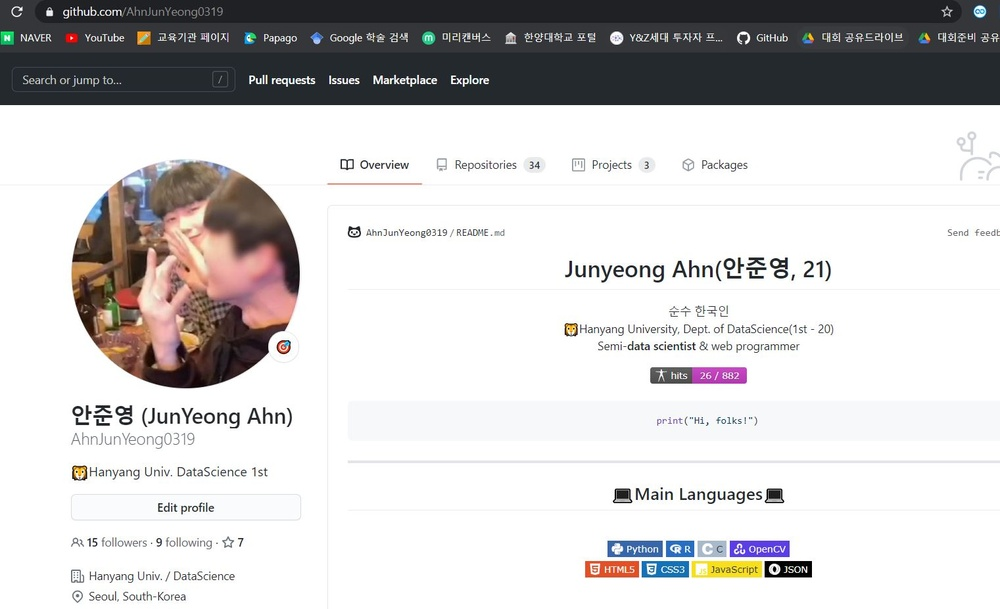
#> input picture CHAPTER10/ExerciseQuestions/images/Q10.JPG, 1000 x 609 px, shrunk from 1521 x 927 before the run, given in place of the camera
$ python Q10.py
#> lines starting #> are read from the running program, lines starting #| are printed output that depends on the picture
import numpy as np, cv2, math


def accumulate(image, rho, theta):
    h, w = image.shape[:2]
    rows, cols = (h + w) * 2 // rho, int(np.pi / theta)  # 누적행렬 너비, 높이
    accumulate = np.zeros((rows, cols), np.int32)  # 직선 누적행렬

    sin_cos = [(np.sin(t * theta), np.cos(t * theta)) for t in range(cols)]  # 삼각 함수값 저장
    pts = np.where(image > 0)  # 넘파이 함수 활용 - 직선좌표 찾기

    polars = np.dot(sin_cos, pts).T  # 행렬 곱으로 극좌표 계산
    polars = (polars / rho + rows / 2).astype('int')  # 해상도 변경 및 위치 조정

    for row in polars:
        for t, r in enumerate(row):  # 각도, 수직 거리 가져옴
            accumulate[r, t] += 1  # 극좌표에 누적

    return accumulate


def masking(accumulate, h, w, thresh):
    rows, cols = accumulate.shape[:2]
    rcenter, tcenter = h // 2, w // 2  # 마스크 크기 절반
    dst = np.zeros(accumulate.shape, np.uint32)

    for y in range(0, rows, h):
        for x in range(0, cols, w):
            roi = accumulate[y: y + h, x: x + w]
            _, max, _, (x0, y0) = cv2.minMaxLoc(roi)
            dst[y + y0, x + x0] = max
    return dst


def select_lines(acc_dst, rho, theta, thresh):
    rows = acc_dst.shape[0]
    r, t = np.where(acc_dst > thresh)  # 임계값 이상 인덱스 가져옴

    rhos = ((r - (rows / 2)) * rho)  # 인덱스로 수직 거리 계산
    radians = t * theta  # 인덱스로 각도 계산
    values = acc_dst[r, t]  # 인덱스로 누적값 가져옴

    idx = np.argsort(values)[::-1]  # 내림차순 정렬 인덱스
    lines = np.transpose([rhos, radians])  # 리스트 전치하여 행렬 생성
    lines = lines[idx, :]  # 누적값에 다른 정렬

    return np.expand_dims(lines, axis=1)  # 1번(열) 차원 증가

def houghLines(src, rho, theta, thresh):
    acc_mat = accumulate(src, rho, theta)
    acc_dst = masking(acc_mat, 7, 3, thresh)
    lines = select_lines(acc_dst, rho, theta, thresh)
    return lines

def draw_houghLines(src, lines, nline):
    dst = cv2.cvtColor(src, cv2.COLOR_GRAY2BGR)
    min_length = min(len(lines), nline)

    for i in range(min_length):
        rho, radian = lines[i, 0, 0:2]
        a, b = math.cos(radian), math.sin(radian)
        pt = (a * rho, b * rho)
        delta = (- 1000 * b, 1000 * a)
        pt1 = np.add(pt, delta).astype('int')
        pt2 = np.subtract(pt, delta).astype('int')
        cv2.line(dst, tuple(pt1), tuple(pt2), (0, 255, 0), 2, cv2.LINE_AA)

    return dst

capture = cv2.VideoCapture(0)
_, image = capture.read()
#> image is the input picture: shape (609, 1000, 3); mean B, G, R 204.3, 204.2, 205.9

# image = cv2.imread("images/Q10.jpg", cv2.IMREAD_GRAYSCALE)
# if image is None: raise Exception("영상파일 읽기 에러")
blur = cv2.GaussianBlur(image, (5, 5), 2, 2)
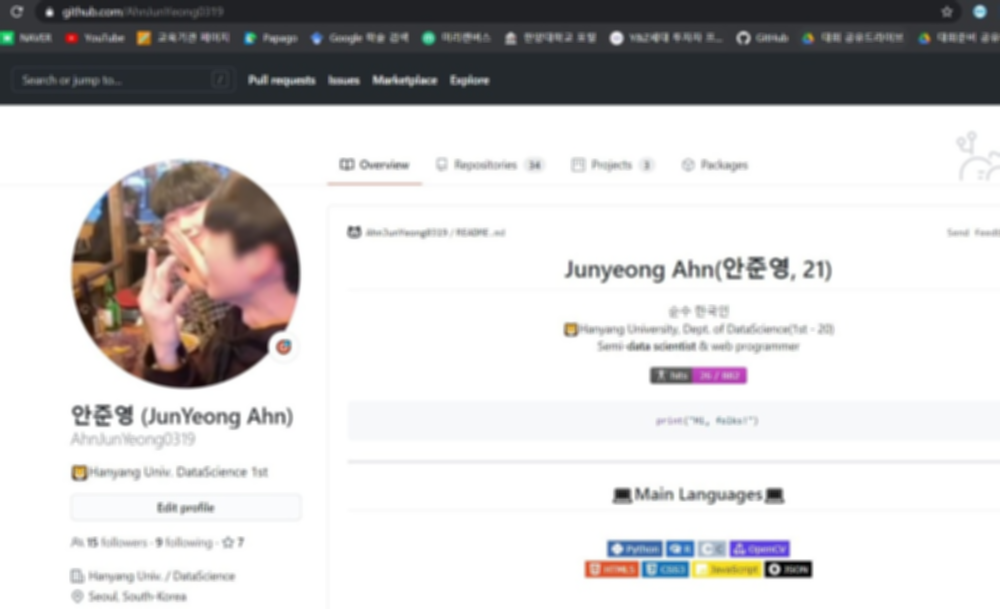
#> blur: shape (609, 1000, 3); mean B, G, R 204.3, 204.2, 206
canny = cv2.Canny(blur, 100, 200, 5)
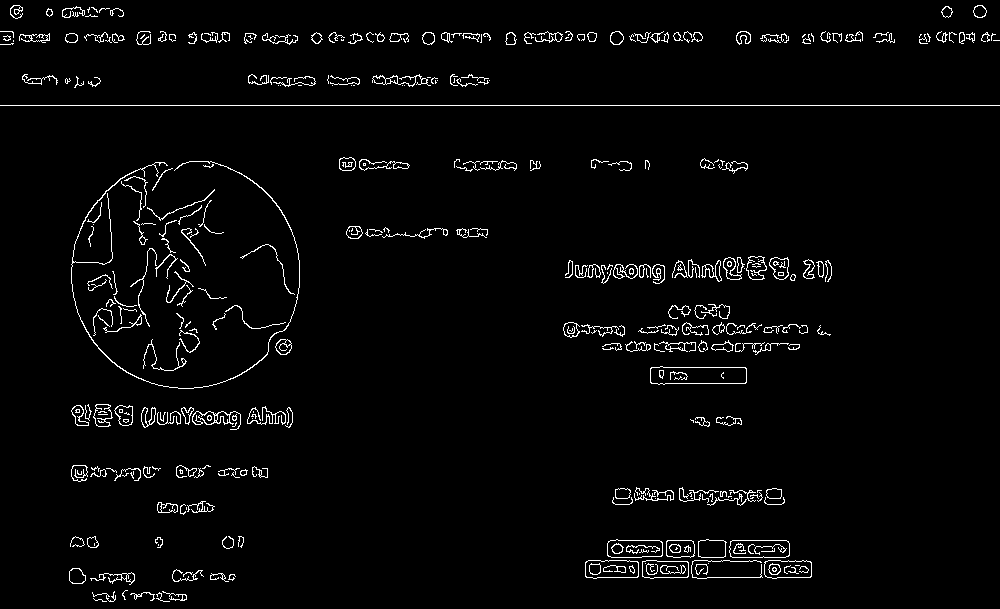
#> canny: shape (609, 1000); 2.8% white in thin lines or dots

rho, theta = 1, np.pi / 180
lines1 = houghLines(canny, rho, theta, 80)
#> in accumulate, `pts = np.where(image > 0)`: pts = 17000 positions, rows 5 to 601, columns 0 to 999
#> after the loop in accumulate, `for row in polars:`:
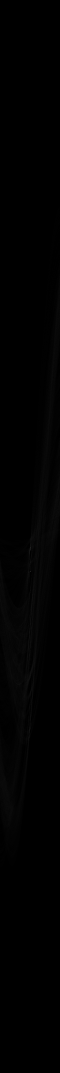
#> accumulate: shape (3218, 180) int32 (shown at 1/3 size); min 0, max 1000, mean 5.3; drawn with min black and max white
#> after the loop in masking, `for y in range(0, rows, h):`: dst: shape (3218, 180) uint32; 118 distinct labels, from 0 to 1000
#> in select_lines, `r, t = np.where(acc_dst > thresh)`: r = 75 values from 1515 to 2212; t = 75 values, max 176 at index 0, min 81 at index 62, mean 92.52
#> in select_lines, `rhos = ((r - (rows / 2)) * rho)`: rhos = 75 values from -94 to 603
#> in select_lines, `radians = t * theta`: radians = 75 values, max 3.07 at index 0, min 1.41 at index 62, mean 1.61
#> in select_lines, `values = acc_dst[r, t]`: values = 75 values, max 1000 at index 16, min 81 at index 18, mean 115.1
#> in select_lines, `idx = np.argsort(values)[::-1]`: idx = 75 values, max 74 at index 71, min 0 at index 53, mean 37
#> in select_lines, `lines = np.transpose([rhos, radians])`: lines = 75 pairs, first value -94 to 603, second value 1.41 to 3.07
#> in houghLines, `lines = select_lines(acc_dst, rho, theta, thresh)`: lines = 75 rows, first 8: [105, 1.57], [40, 1.57], [34, 1.57], [577, 1.57], [540, 1.57], [28, 1.59], [40, 1.55], [43, 1.55]
#> lines1 has the same summary as lines in houghLines
lines2 = cv2.HoughLines(canny, rho, theta, 80)
#> lines2 = 103 rows, first 8: [105, 1.57], [40, 1.57], [34, 1.57], [577, 1.57], [37, 1.57], [540, 1.57], [44, 1.55], [25, 1.59]
dst1 = draw_houghLines(canny, lines1, 5)
#> in draw_houghLines, `dst = cv2.cvtColor(src, cv2.COLOR_GRAY2BGR)`: dst: shape (609, 1000, 3); 2.8% white in thin lines or dots
#> in draw_houghLines, `min_length = min(len(lines), nline)`: min_length = 5
#> the loop in draw_houghLines, `for i in range(min_length):` made 5 passes
#> (rho, pt, pt1, pt2) on passes 1 to 5: (105, (6.43e-15, 105), [-1000, 105], [1000, 104]), (40, (2.45e-15, 40), [-1000, 40], [1000, 39]), (34, (2.08e-15, 34), [-1000, 34], [1000, 33]), (577, (3.53e-14, 577), [-1000, 577], [1000, 576]), (540, (3.31e-14, 540), [-1000, 540], [1000, 539])
#> after the loop in draw_houghLines, `for i in range(min_length):`:
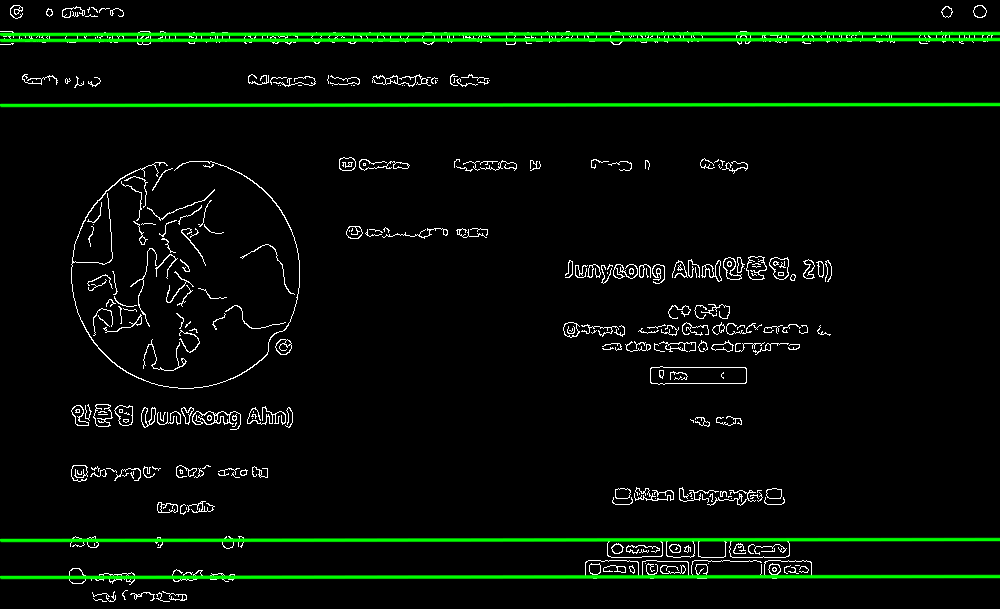
#> dst: shape (609, 1000, 3); mean B, G, R 5.9, 12.9, 5.9
dst2 = draw_houghLines(canny, lines2, 5)
#> call 2 of draw_houghLines, with lines = array of shape (103, 1, 2), nline = 5
#> the loop in draw_houghLines (call 2), `for i in range(min_length):` made 5 passes
#> (rho, pt, pt1, pt2) on passes 1 to 5: (105, (-4.59e-06, 105), [-1000, 104], [999, 105]), (40, (-1.75e-06, 40), [-1000, 39], [999, 40]), (34, (-1.49e-06, 34), [-1000, 33], [999, 34]), (577, (-2.52e-05, 577), [-1000, 576], [999, 577]), (37, (-1.62e-06, 37), [-1000, 36], [999, 37])
#> after the loop in draw_houghLines (call 2), `for i in range(min_length):`:
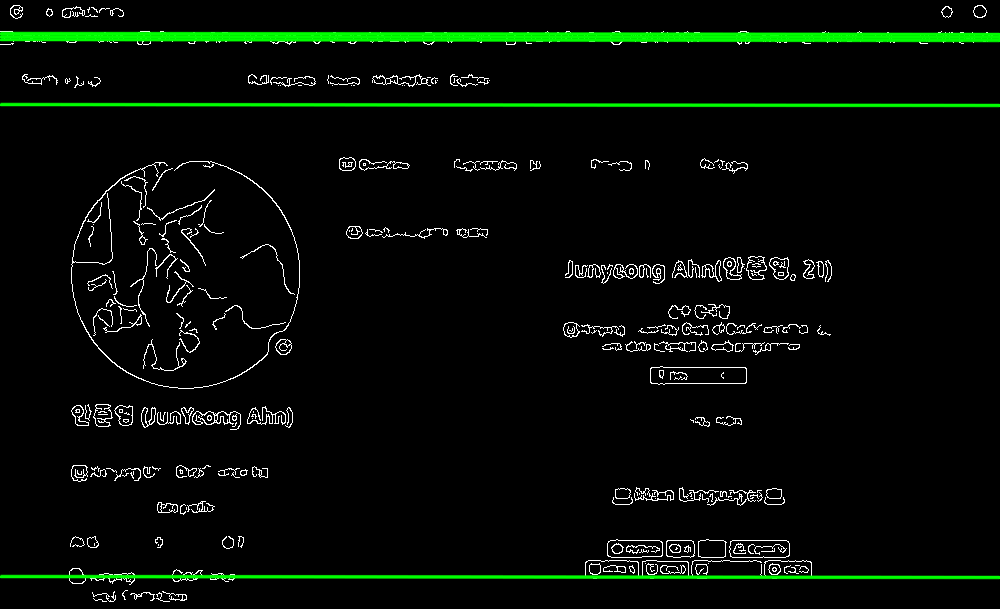
#> dst: shape (609, 1000, 3); mean B, G, R 5.8, 12.5, 5.8

cv2.imshow("image", image)
cv2.imshow("canny", canny)
cv2.imshow("detected lines", dst1)
cv2.imshow("detected lines_OpenCV", dst2)
cv2.waitKey(0)

$ run again, on CHAPTER10/ExerciseQuestions/images/Q14.JPG
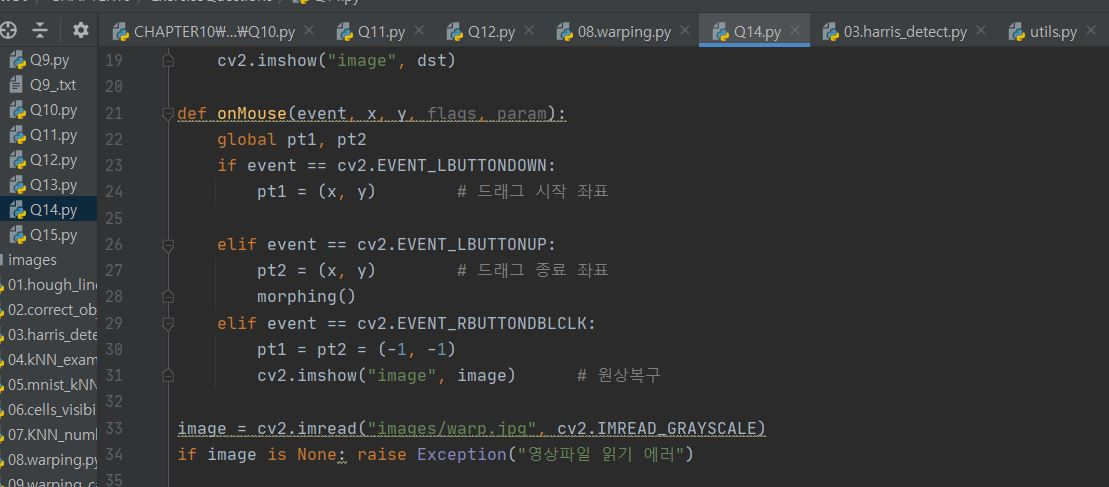
#> input picture CHAPTER10/ExerciseQuestions/images/Q14.JPG, 1109 x 487 px, given in place of the camera
#> image is the input picture: shape (487, 1109, 3); mean B, G, R 52.1, 51.7, 50.7
#> canny: shape (487, 1109); 2% white in thin lines or dots
#> pts = 10855 positions, rows 0 to 468, columns 0 to 1069
#> r = 30 values from 1629 to 2070; t = 30 values, max 92 at index 9, min 86 at index 29, mean 89.83
#> rhos = 30 values from 33 to 474
#> radians = 30 values, max 1.61 at index 9, min 1.5 at index 29, mean 1.57
#> values = 30 values, max 106 at index 2, min 82 at index 18, mean 89.93
#> idx = 30 values, max 29 at index 9, min 0 at index 1, mean 14.5
#> in select_lines, `lines = np.transpose([rhos, radians])`: lines = 30 pairs, first value 33 to 474, second value 1.5 to 1.61
#> in houghLines, `lines = select_lines(acc_dst, rho, theta, thresh)`: lines = 30 rows, first 8: [47, 1.57], [33, 1.59], [432, 1.57], [328, 1.57], [60, 1.55], [170, 1.57], [67, 1.54], [310, 1.61]
#> lines1 has the same summary as lines in houghLines
#> lines2 = 28 rows, first 8: [47, 1.57], [328, 1.57], [432, 1.57], [170, 1.57], [42, 1.57], [319, 1.59], [60, 1.55], [29, 1.59]
#> min_length = 5
#> the loop in draw_houghLines, `for i in range(min_length):` made 5 passes
#> (rho, radian, a, pt, delta, pt1, pt2) on passes 1 to 5: (47, 1.57, 6.12e-17, (2.88e-15, 47), (-1000, 6.12e-14), [-1000, 47], [1000, 46]), (33, 1.59, -0.0175, (-0.576, 32.99), (-999.8, -17.45), [-1000, 15], [999, 50]), (432, 1.57, 6.12e-17, (2.65e-14, 432), (-1000, 6.12e-14), [-1000, 432], [1000, 431]), (328, 1.57, 6.12e-17, (2.01e-14, 328), (-1000, 6.12e-14), [-1000, 328], [1000, 327]), (60, 1.55, 0.0175, (1.05, 59.99), (-999.8, 17.45), [-998, 77], [1000, 42])
#> after the loop in draw_houghLines, `for i in range(min_length):`:
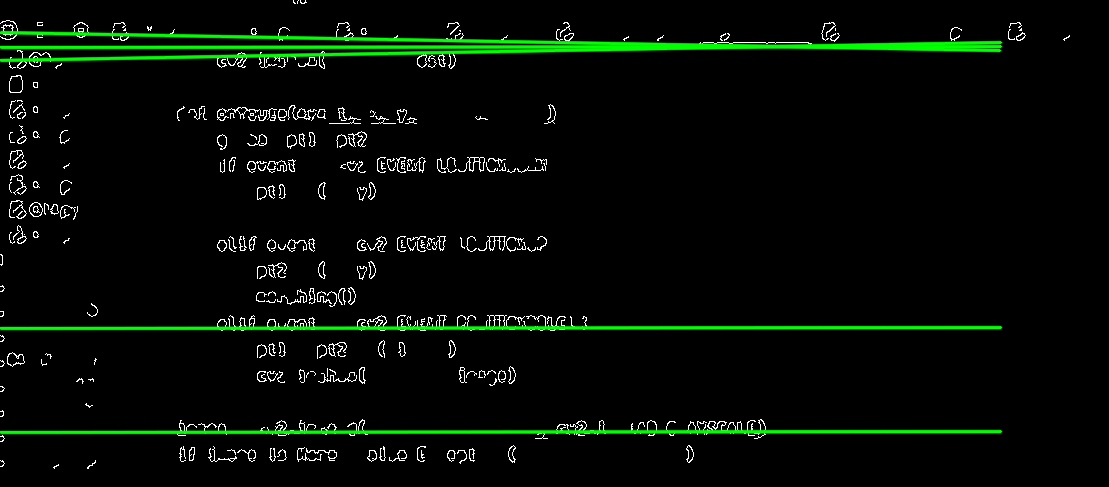
#> dst: shape (487, 1109, 3); mean B, G, R 4.7, 12.1, 4.7
#> the loop in draw_houghLines (call 2), `for i in range(min_length):` made 5 passes
#> (rho, pt, pt1, pt2) on passes 1 to 5: (47, (-2.05e-06, 47), [-1000, 46], [999, 47]), (328, (-1.43e-05, 328), [-1000, 327], [999, 328]), (432, (-1.89e-05, 432), [-1000, 431], [999, 432]), (170, (-7.43e-06, 170), [-1000, 169], [999, 170]), (42, (-1.84e-06, 42), [-1000, 41], [999, 42])
#> after the loop in draw_houghLines (call 2), `for i in range(min_length):`:
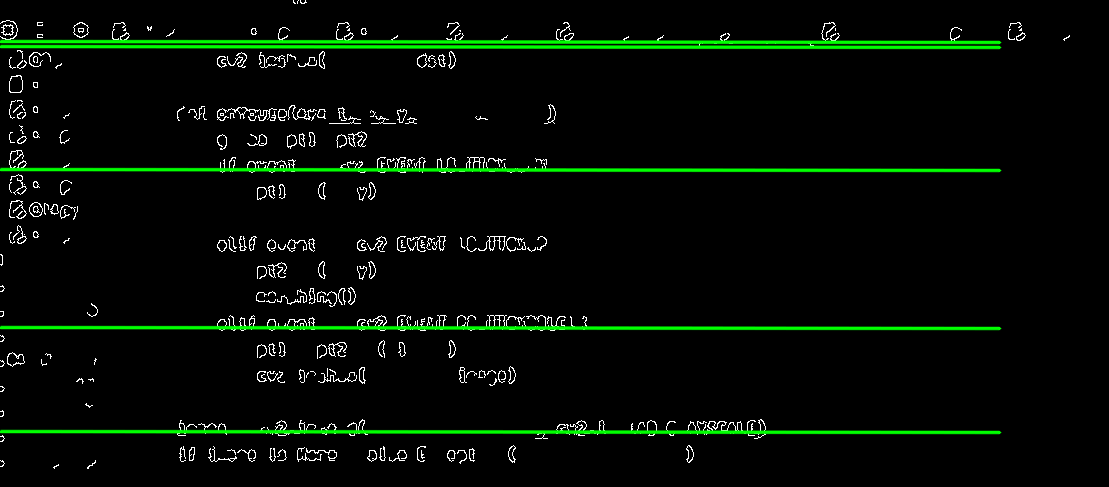
#> dst: shape (487, 1109, 3); mean B, G, R 4.6, 12.6, 4.6

$ run again, on CHAPTER10/ExerciseQuestions/images/Q9.JPG
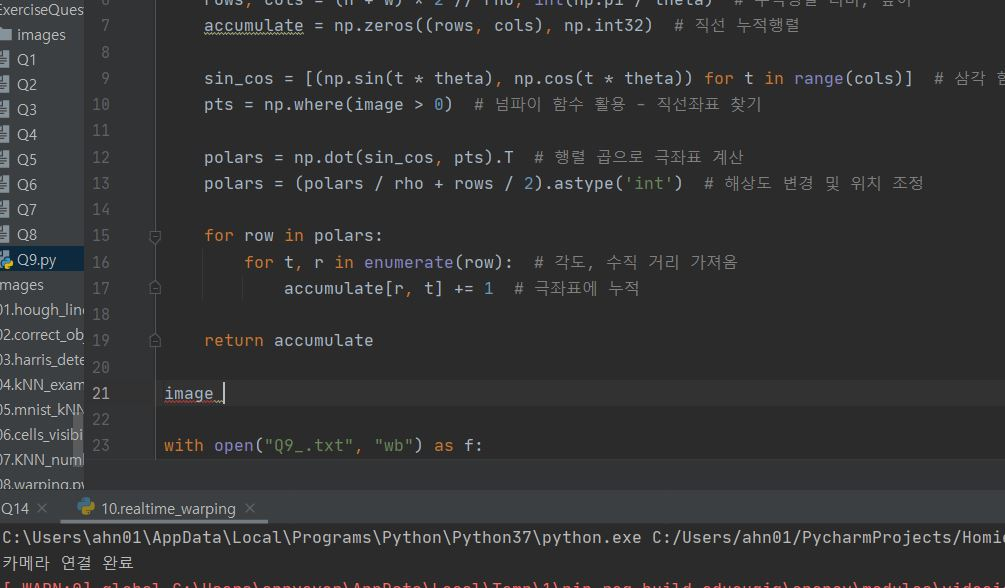
#> input picture CHAPTER10/ExerciseQuestions/images/Q9.JPG, 1005 x 588 px, given in place of the camera
#> image is the input picture: shape (588, 1005, 3); mean B, G, R 51.9, 51.1, 50.7
#> `canny = cv2.Canny(blur, 100, 200, 5)`:
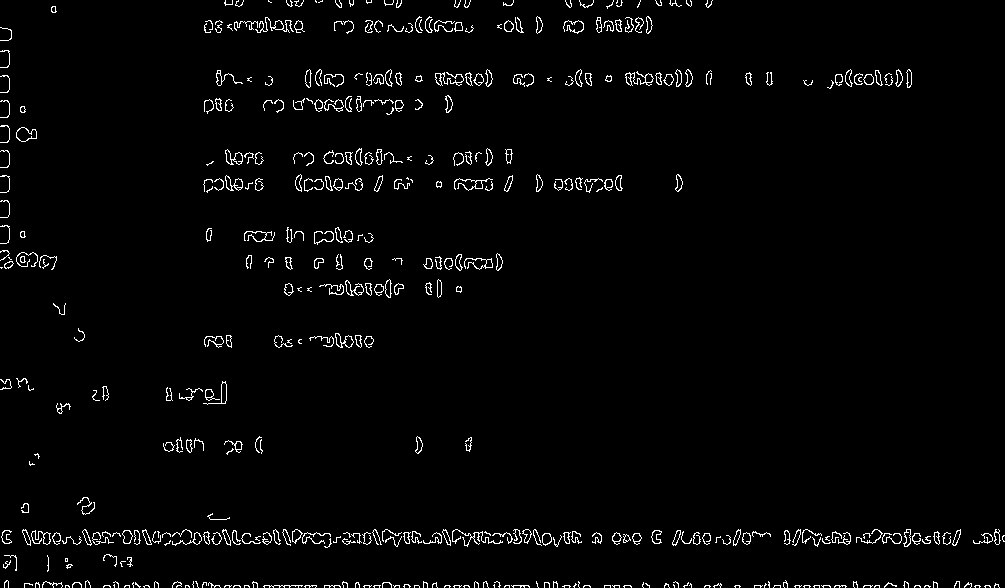
#> canny: shape (588, 1005); 2.3% white in thin lines or dots
#> pts = 13844 positions, rows 0 to 587, columns 0 to 1004
#> r = 42 values from 1602 to 2183; t = 42 values, max 94 at index 27, min 0 at index 0, mean 87.86
#> rhos = 42 values from 9 to 590
#> radians = 42 values, max 1.64 at index 27, min 0 at index 0, mean 1.53
#> values = 42 values, max 410 at index 40, min 81 at index 22, mean 130.7
#> idx = 42 values, max 41 at index 24, min 0 at index 14, mean 20.5
#> in select_lines, `lines = np.transpose([rhos, radians])`: lines = 42 pairs, first value 9 to 590, second value 0 to 1.64
#> in houghLines, `lines = select_lines(acc_dst, rho, theta, thresh)`: lines = 42 rows, first 8: [585, 1.57], [533, 1.57], [541, 1.57], [542, 1.57], [545, 1.55], [527, 1.59], [549, 1.55], [74, 1.57]
#> lines1 has the same summary as lines in houghLines
#> lines2 = 63 rows, first 8: [585, 1.57], [533, 1.57], [541, 1.57], [539, 1.57], [537, 1.57], [527, 1.59], [545, 1.55], [547, 1.55]
#> min_length = 5
#> the loop in draw_houghLines, `for i in range(min_length):` made 5 passes
#> (rho, radian, a, pt, delta, pt1, pt2) on passes 1 to 5: (585, 1.57, 6.12e-17, (3.58e-14, 585), (-1000, 6.12e-14), [-1000, 585], [1000, 584]), (533, 1.57, 6.12e-17, (3.26e-14, 533), (-1000, 6.12e-14), [-1000, 533], [1000, 532]), (541, 1.57, 6.12e-17, (3.31e-14, 541), (-1000, 6.12e-14), [-1000, 541], [1000, 540]), (542, 1.57, 6.12e-17, (3.32e-14, 542), (-1000, 6.12e-14), [-1000, 542], [1000, 541]), (545, 1.55, 0.0175, (9.51, 544.9), (-999.8, 17.45), [-990, 562], [1009, 527])
#> the loop in draw_houghLines (call 2), `for i in range(min_length):` made 5 passes
#> (rho, pt, pt1, pt2) on passes 1 to 5: (585, (-2.56e-05, 585), [-1000, 584], [999, 585]), (533, (-2.33e-05, 533), [-1000, 532], [999, 533]), (541, (-2.36e-05, 541), [-1000, 540], [999, 541]), (539, (-2.36e-05, 539), [-1000, 538], [999, 539]), (537, (-2.35e-05, 537), [-1000, 536], [999, 537])
#> after the loop in draw_houghLines (call 2), `for i in range(min_length):`:
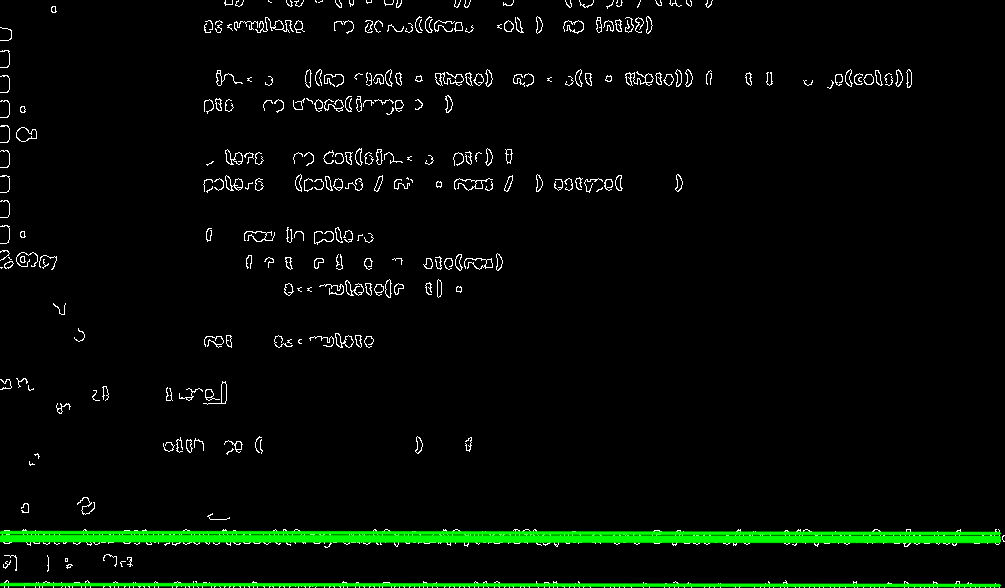
#> dst: shape (588, 1005, 3); mean B, G, R 4.6, 10.7, 4.6
